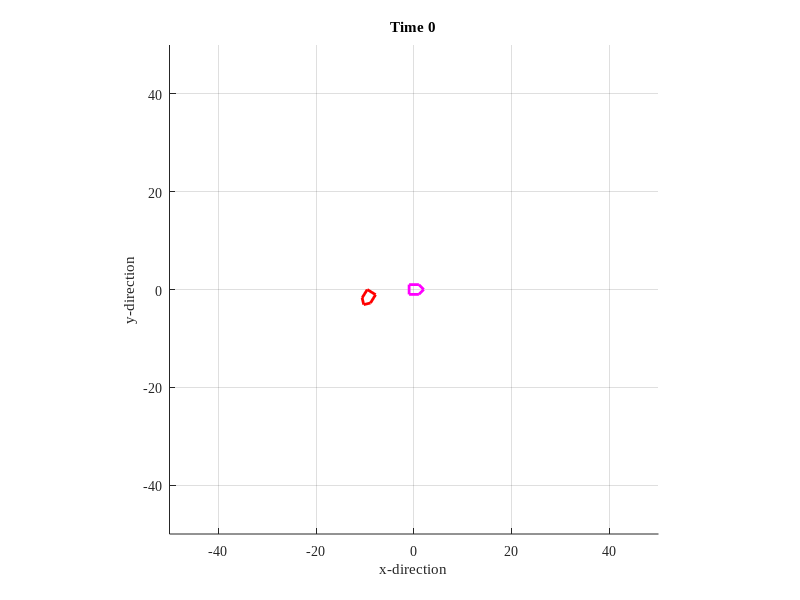

Write MATLAB code to recreate this figure. (Note: this script raises an error after producing the figure.)
function [] = MTRN4010_91()
% sim car movement to target
% fuzzy control on velocity/angle
% PSO optimize zero membership function parameters
% modify vel.fis output membership ZERO upper bound
% modify ang.fis output membership ZERO lower/upper bound
% obective function is square rooted sum of pose error squares
% because of many simulations, the programm take a longer time to finish

% program management
clc; clear all; close all; dbstop if error;
set(0,'defaultaxesfontname','times new roman');

% car motion filed, sim time
field.range=50;
time.dt=1; time.T=500;

% car variables
[fig]=FigureNew(field);
[car]=CarNew(field);
[car]=CarNow(car,time,0,0);
[car]=CarShow(fig,car,0);
[real]=Static(field);
[target] = TargetNew(real);

% import fuzzy system
fis_vel=readfis('MTRN4010_vel.fis');
fis_ang=readfis('MTRN4010_ang.fis');

% PSO parameters
PSO.VLB=0.1; PSO.VUB=2;% car velocity lower/upper bound
PSO.ALB=0.1*pi; PSO.AUB=0.8*pi;% car angle lower/upper bound
PSO.D=2; PSO.G=20; PSO.N=30;% particle dimension generations, particles
PSO.V=rand(PSO.D,PSO.N);% initial PSO particle velocity
PSO.Gbest=[]; PSO.gbest=realmax;% PSO gbest
PSO.Pbest=[]; PSO.pbest=ones(1,PSO.N)*realmax;% PSO pbest
PSO.w1=0.9; PSO.w2=0.4; PSO.dw=PSO.w1-PSO.w2;% init and final inertia weight
PSO.cg=2; PSO.cp=2;% social, congnitive factor
PSO.X=rand(PSO.D,PSO.N); PSO.BND=[PSO.VLB PSO.VUB; PSO.ALB PSO.AUB];% PSO bound
for d=1:2,% particles for car vel/angle Z-MF
PSO.X(d,:)=PSO.BND(d,1)+PSO.X(d,:)*diff(PSO.BND(d,:));
end;

gg = [];% store shoestest distance in each gen

% PSO main loop
carInit=car;% initial car pose
for g=1:PSO.G,% PSO generation
    disp(PSO.X);% particles
    car=carInit;% restore init car pose
    for n=1:PSO.N,% PSO particles
        v=PSO.X(1,n); a=PSO.X(2,n);% velocity and angular bounds
        fis_vel.output.mf(1).params(3)=v;% modify vel output Z-MF
        fis_ang.output.mf(2).params(3)=a;% modify ang output Z-MF
        fis_ang.output.mf(2).params(1)=-a;
        
        % sim car movement
        for t=0:time.dt:time.T,
            [ds]=FindDistance(car,real);
            vel=evalfis(ds,fis_vel);
            [dq]=FindAngular(car,real);
            ang=evalfis(dq,fis_ang);
            [car]=CarNow(car,time,vel,ang);
        end;
        
        err=[car.x-real.x car.y-real.y AngleWrap(car.q-real.q)];% pose error
        fit(n)=sqrt(sum(err.^2));% objective function
        
        % find global best
        if fit(n)<PSO.gbest,
            PSO.gbest=fit(n);
            PSO.Gbest=PSO.X(:,n);
        end;
        
        % find particle best
        if fit(n)<PSO.pbest(n),
            PSO.pbest(n)=fit(n);
            PSO.Pbest(:,n)=PSO.X(:,n);
        end;
    end;
    disp(sprintf('Generation %d Gbest %5.3f %5.3f gbest %5.3f',...
    g,PSO.Gbest.',PSO.gbest));% currently best results
    % PSO update
    w=PSO.w2+(1-g/PSO.G)*PSO.dw;% decreasing inertia weight
    PSO.V=w*rand(PSO.D,PSO.N).*PSO.V+...
    PSO.cp*rand(PSO.D,PSO.N).*(PSO.Pbest-PSO.X)+...
    PSO.cg*rand(PSO.D,PSO.N).*(repmat(PSO.Gbest,[1,PSO.N])-PSO.X);
    PSO.X=PSO.X+PSO.V;
    % repair particles
    for d=1:PSO.D,
        z=find(PSO.X(d,:)<PSO.BND(d,1));
        PSO.X(d,z)=PSO.BND(d,1)+rand(1,length(z))*diff(PSO.BND(d,:));
        z=find(PSO.X(d,:)>PSO.BND(d,2));
        PSO.X(d,z)=PSO.BND(d,1)+rand(1,length(z))*diff(PSO.BND(d,:));
    end;

    if isempty(gg)
        gg = PSO.gbest;
    else
        gg = [gg(1,:),PSO.gbest];
    end
end;

% show result with optimized controller
fis_vel.output.mf(1).params(3)=PSO.Gbest(1);% modify vel output Z-MF
fis_ang.output.mf(2).params(3)= PSO.Gbest(2);% modify ang output Z-MF
fis_ang.output.mf(2).params(1)=-PSO.Gbest(2);
car=carInit;% restore initial car pose
for t=0:time.dt:time.T,
    [target]=TargetNow(t,time,car,target);
    [target]=TargetShow(fig,target,t);
    [ds]=FindDistance(car,target);
    vel=evalfis(ds,fis_vel);
    [dq]=FindAngular(car,target);
    ang=evalfis(dq,fis_ang);
    [car]=CarNow(car,time,vel,ang);
    [car]=CarShow(fig,car,t);
end;

figure(5); clf(); hold on; zoom on;
xlabel('generation');ylabel('Shortest distance');
plot(1:PSO.G,gg);

function [fig]=FigureNew(field)
fig.fig=figure('units','normalized','position',[0.3 0.2 0.5 0.5]);
axis([-1 1 -1 1]*field.range); hold on; grid on; axis equal;
xlabel('x-direction'); ylabel('y-direction');
fig.ax=axis;

function [target]=Static(field)
target.x=(rand-0.5)*field.range;
target.y=(rand-0.5)*field.range;
target.q=AngleWrap(rand*2*pi);
target.shape=[ 2 0; 1 1; -1 1; -1 -1; 1 -1; 2 0]';
target.hdL.shape=plot(target.shape(1,:),target.shape(2,:),...
    'color','r','linewidth',2);
Rz=[ cos(target.q) -sin(target.q);
      sin(target.q) cos(target.q)];
shape=Rz*target.shape+repmat([target.x;target.y],1,6);
set(target.hdL.shape,'xdata',shape(1,:),'ydata',shape(2,:));

% ==============================
function [target] = TargetNew(real)
target.rear = 5;
target.x = real.x - target.rear*cos(real.q); 
target.y = real.y - target.rear*sin(real.q);
target.q = real.q;
target.shape=[ 2 0; 1 1; -1 1; -1 -1; 1 -1; 2 0]';
target.hdL.shape=plot(target.shape(1,:),target.shape(2,:),'color','m','linewidth',2);
% ==============================
function [target] = TargetNow(t,time,car,target)
target.x = target.x + time.dt*((target.rear*2/time.T)-(2*target.rear)/(time.T^2)*t)*cos(target.q) ;
% target.y = target.y + 20/(time.T/time.dt);
target.y = target.y + time.dt*((target.rear*2/time.T)-(2*target.rear)/(time.T^2)*t)*sin(target.q);
% target.y =  target.y + time.dt*(-0.00004*t+0.04);
% target.y =  target.y + time.dt*(-0.00016*t+0.08);
target.q = target.q;

function [target] = TargetShow(fig,target,t)
ax=axis;
Rz=[  cos(target.q) -sin(target.q); 
      sin(target.q)  cos(target.q) ];
shape=Rz*target.shape+repmat([target.x;target.y],1,6);
set(target.hdL.shape,'xdata',shape(1,:),'ydata',shape(2,:)); 
axis(ax); title(sprintf('Time %d',t)); pause(0.001);
% ======================================

function [ds]=FindDistance(car,target)
dx=target.x-car.x;
dy=target.y-car.y;
ds=sqrt(dx^2+dy^2);

function [dq]=FindAngular(car,target)
dx=target.x-car.x;
dy=target.y-car.y;
q=atan2(dy,dx)-car.q;
dq=AngleWrap(q);

function [q]=AngleWrap(q)
while q<pi,
    q=q+2*pi;
end;
while q>pi,
    q=q-2*pi;
end;

function [car]=CarNew(field)
car.x=(rand-0.5)*field.range*3;
car.y=(rand-0.5)*field.range*3;
car.q=AngleWrap(randn*2*pi);
car.trace=[car.x; car.y; car.q];
car.shape=[ 2 0; 1 1; -1 1; -1 -1; 1 -1; 2 0]';
car.hdL.shape=plot(car.shape(1,:),car.shape(2,:),'color','b','linewidth',2);
car.hdL.trace=plot(car.trace(1,:),car.trace(2,:),'color',[0 0.66 0]);

function [car]=CarNow(car,time,v,w)
car.x=car.x+time.dt*v*cos(car.q);
car.y=car.y+time.dt*v*sin(car.q);
car.q=car.q+time.dt*w; car.q=AngleWrap(car.q);
car.trace(:,end+1)=[car.x; car.y; car.q];

function [car]=CarShow(fig,car,t)
Rz=[ cos(car.q) -sin(car.q);
sin(car.q) cos(car.q)];
shape=Rz*car.shape+repmat([car.x;car.y],1,6);
set(car.hdL.shape,'xdata',shape(1,:),'ydata',shape(2,:));
set(car.hdL.trace,'xdata',car.trace(1,:),'ydata',car.trace(2,:));
axis(fig.ax); title(sprintf('Time %d',t)); pause(0.001);
